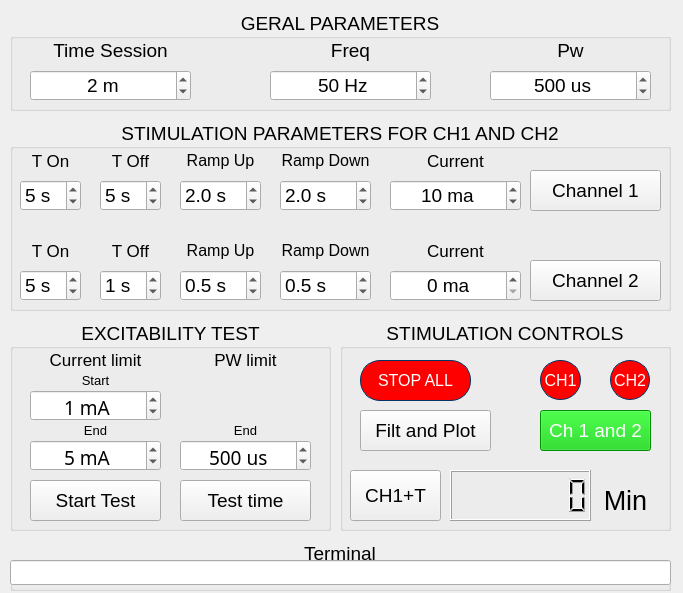
<?xml version="1.0" encoding="UTF-8"?>
<ui version="4.0">
 <author>Meduag</author>
 <class>MainWindow</class>
 <widget class="QMainWindow" name="MainWindow">
  <property name="geometry">
   <rect>
    <x>0</x>
    <y>0</y>
    <width>683</width>
    <height>593</height>
   </rect>
  </property>
  <property name="font">
   <font>
    <family>Arial</family>
    <pointsize>14</pointsize>
   </font>
  </property>
  <property name="windowTitle">
   <string>Estimulema V0.9 R5</string>
  </property>
  <property name="windowIcon">
   <iconset>
    <normaloff>../../../Users/medua/.designer/backup/imagenes/Logo Estimulema ico.png</normaloff>../../../Users/medua/.designer/backup/imagenes/Logo Estimulema ico.png</iconset>
  </property>
  <widget class="QWidget" name="centralwidget">
   <widget class="QGroupBox" name="groupBox">
    <property name="geometry">
     <rect>
      <x>340</x>
      <y>320</y>
      <width>331</width>
      <height>211</height>
     </rect>
    </property>
    <property name="title">
     <string>STIMULATION CONTROLS</string>
    </property>
    <property name="alignment">
     <set>Qt::AlignCenter</set>
    </property>
    <widget class="QPushButton" name="pushButton_sp">
     <property name="geometry">
      <rect>
       <x>20</x>
       <y>40</y>
       <width>111</width>
       <height>41</height>
      </rect>
     </property>
     <property name="font">
      <font>
       <pointsize>12</pointsize>
       <weight>50</weight>
       <bold>false</bold>
      </font>
     </property>
     <property name="styleSheet">
      <string notr="true">border-style: solid;
border-width: 1px;
border-color: rgb(0, 51, 102);
background-color: rgb(255, 0, 0);
color: rgb(255, 255, 255);
border-radius: 20px;</string>
     </property>
     <property name="text">
      <string>STOP ALL</string>
     </property>
    </widget>
    <widget class="QPushButton" name="pushButton_sp_ch1">
     <property name="geometry">
      <rect>
       <x>200</x>
       <y>40</y>
       <width>41</width>
       <height>40</height>
      </rect>
     </property>
     <property name="font">
      <font>
       <pointsize>12</pointsize>
       <weight>50</weight>
       <bold>false</bold>
      </font>
     </property>
     <property name="styleSheet">
      <string notr="true">border-style: solid;
border-width: 1px;
border-color: rgb(0, 51, 102);
background-color: rgb(255, 0, 0);
color: rgb(255, 255, 255);
border-radius: 20px;</string>
     </property>
     <property name="text">
      <string>CH1</string>
     </property>
    </widget>
    <widget class="QPushButton" name="pushButton_sp_ch2">
     <property name="geometry">
      <rect>
       <x>270</x>
       <y>40</y>
       <width>40</width>
       <height>40</height>
      </rect>
     </property>
     <property name="font">
      <font>
       <pointsize>12</pointsize>
       <weight>50</weight>
       <bold>false</bold>
      </font>
     </property>
     <property name="styleSheet">
      <string notr="true">border-style: solid;
border-width: 1px;
border-color: rgb(0, 51, 102);
background-color: rgb(255, 0, 0);
color: rgb(255, 255, 255);
border-radius: 20px;</string>
     </property>
     <property name="text">
      <string>CH2</string>
     </property>
    </widget>
    <widget class="QPushButton" name="pushButton_ch1_ch2">
     <property name="geometry">
      <rect>
       <x>200</x>
       <y>90</y>
       <width>111</width>
       <height>41</height>
      </rect>
     </property>
     <property name="styleSheet">
      <string notr="true">background-color: rgb(0, 200, 0);
font: 75 14pt &quot;Arial&quot;;
color: rgb(255, 255, 255);</string>
     </property>
     <property name="text">
      <string>Ch 1 and 2</string>
     </property>
    </widget>
    <widget class="QPushButton" name="pushButton_fil_plot">
     <property name="geometry">
      <rect>
       <x>20</x>
       <y>90</y>
       <width>131</width>
       <height>41</height>
      </rect>
     </property>
     <property name="text">
      <string>Filt and Plot</string>
     </property>
    </widget>
    <widget class="QLCDNumber" name="lcdNumber">
     <property name="geometry">
      <rect>
       <x>110</x>
       <y>150</y>
       <width>141</width>
       <height>51</height>
      </rect>
     </property>
     <property name="layoutDirection">
      <enum>Qt::LeftToRight</enum>
     </property>
     <property name="digitCount">
      <number>7</number>
     </property>
     <property name="segmentStyle">
      <enum>QLCDNumber::Filled</enum>
     </property>
     <property name="intValue" stdset="0">
      <number>0</number>
     </property>
    </widget>
    <widget class="QLabel" name="label_19">
     <property name="geometry">
      <rect>
       <x>260</x>
       <y>160</y>
       <width>51</width>
       <height>41</height>
      </rect>
     </property>
     <property name="font">
      <font>
       <pointsize>20</pointsize>
      </font>
     </property>
     <property name="text">
      <string>Min</string>
     </property>
     <property name="alignment">
      <set>Qt::AlignCenter</set>
     </property>
    </widget>
    <widget class="QPushButton" name="pushButton_ch1_rh">
     <property name="geometry">
      <rect>
       <x>10</x>
       <y>150</y>
       <width>91</width>
       <height>51</height>
      </rect>
     </property>
     <property name="text">
      <string>CH1+T</string>
     </property>
    </widget>
   </widget>
   <widget class="QGroupBox" name="groupBox_2">
    <property name="geometry">
     <rect>
      <x>10</x>
      <y>320</y>
      <width>321</width>
      <height>211</height>
     </rect>
    </property>
    <property name="title">
     <string>EXCITABILITY TEST</string>
    </property>
    <property name="alignment">
     <set>Qt::AlignCenter</set>
    </property>
    <widget class="QLabel" name="label_2">
     <property name="geometry">
      <rect>
       <x>170</x>
       <y>30</y>
       <width>131</width>
       <height>20</height>
      </rect>
     </property>
     <property name="font">
      <font>
       <pointsize>13</pointsize>
      </font>
     </property>
     <property name="text">
      <string>PW limit</string>
     </property>
     <property name="alignment">
      <set>Qt::AlignCenter</set>
     </property>
    </widget>
    <widget class="QSpinBox" name="spinBox_limit_ini_mA">
     <property name="geometry">
      <rect>
       <x>20</x>
       <y>70</y>
       <width>131</width>
       <height>31</height>
      </rect>
     </property>
     <property name="font">
      <font>
       <family>Segoe MDL2 Assets</family>
       <pointsize>14</pointsize>
      </font>
     </property>
     <property name="alignment">
      <set>Qt::AlignHCenter|Qt::AlignTop</set>
     </property>
     <property name="suffix">
      <string> mA</string>
     </property>
     <property name="maximum">
      <number>50</number>
     </property>
     <property name="value">
      <number>1</number>
     </property>
    </widget>
    <widget class="QSpinBox" name="spinBox_limit_pW">
     <property name="geometry">
      <rect>
       <x>170</x>
       <y>120</y>
       <width>131</width>
       <height>31</height>
      </rect>
     </property>
     <property name="font">
      <font>
       <family>Segoe MDL2 Assets</family>
       <pointsize>14</pointsize>
      </font>
     </property>
     <property name="alignment">
      <set>Qt::AlignHCenter|Qt::AlignTop</set>
     </property>
     <property name="suffix">
      <string> us</string>
     </property>
     <property name="minimum">
      <number>100</number>
     </property>
     <property name="maximum">
      <number>2000</number>
     </property>
     <property name="singleStep">
      <number>100</number>
     </property>
     <property name="value">
      <number>500</number>
     </property>
    </widget>
    <widget class="QPushButton" name="pushButton_rh">
     <property name="geometry">
      <rect>
       <x>20</x>
       <y>160</y>
       <width>131</width>
       <height>41</height>
      </rect>
     </property>
     <property name="font">
      <font>
       <pointsize>14</pointsize>
      </font>
     </property>
     <property name="text">
      <string>Start Test</string>
     </property>
    </widget>
    <widget class="QPushButton" name="pushButton_cr">
     <property name="geometry">
      <rect>
       <x>170</x>
       <y>160</y>
       <width>131</width>
       <height>41</height>
      </rect>
     </property>
     <property name="font">
      <font>
       <pointsize>14</pointsize>
      </font>
     </property>
     <property name="text">
      <string>Test time</string>
     </property>
    </widget>
    <widget class="QLabel" name="label">
     <property name="geometry">
      <rect>
       <x>20</x>
       <y>30</y>
       <width>131</width>
       <height>20</height>
      </rect>
     </property>
     <property name="font">
      <font>
       <pointsize>13</pointsize>
      </font>
     </property>
     <property name="text">
      <string>Current limit</string>
     </property>
     <property name="alignment">
      <set>Qt::AlignCenter</set>
     </property>
    </widget>
    <widget class="QSpinBox" name="spinBox_limit_fin_mA">
     <property name="geometry">
      <rect>
       <x>20</x>
       <y>120</y>
       <width>131</width>
       <height>31</height>
      </rect>
     </property>
     <property name="font">
      <font>
       <family>Segoe MDL2 Assets</family>
       <pointsize>14</pointsize>
      </font>
     </property>
     <property name="alignment">
      <set>Qt::AlignHCenter|Qt::AlignTop</set>
     </property>
     <property name="suffix">
      <string> mA</string>
     </property>
     <property name="maximum">
      <number>50</number>
     </property>
     <property name="value">
      <number>5</number>
     </property>
    </widget>
    <widget class="QLabel" name="label_10">
     <property name="geometry">
      <rect>
       <x>20</x>
       <y>50</y>
       <width>131</width>
       <height>20</height>
      </rect>
     </property>
     <property name="font">
      <font>
       <pointsize>10</pointsize>
      </font>
     </property>
     <property name="text">
      <string>Start</string>
     </property>
     <property name="alignment">
      <set>Qt::AlignCenter</set>
     </property>
    </widget>
    <widget class="QLabel" name="label_11">
     <property name="geometry">
      <rect>
       <x>20</x>
       <y>100</y>
       <width>131</width>
       <height>20</height>
      </rect>
     </property>
     <property name="font">
      <font>
       <pointsize>10</pointsize>
      </font>
     </property>
     <property name="text">
      <string>End</string>
     </property>
     <property name="alignment">
      <set>Qt::AlignCenter</set>
     </property>
    </widget>
    <widget class="QLabel" name="label_12">
     <property name="geometry">
      <rect>
       <x>170</x>
       <y>100</y>
       <width>131</width>
       <height>20</height>
      </rect>
     </property>
     <property name="font">
      <font>
       <pointsize>10</pointsize>
      </font>
     </property>
     <property name="text">
      <string>End</string>
     </property>
     <property name="alignment">
      <set>Qt::AlignCenter</set>
     </property>
    </widget>
   </widget>
   <widget class="QGroupBox" name="groupBox_3">
    <property name="geometry">
     <rect>
      <x>10</x>
      <y>120</y>
      <width>661</width>
      <height>191</height>
     </rect>
    </property>
    <property name="title">
     <string>STIMULATION PARAMETERS FOR CH1 AND CH2</string>
    </property>
    <property name="alignment">
     <set>Qt::AlignCenter</set>
    </property>
    <widget class="QSpinBox" name="spinBox_tf_2">
     <property name="geometry">
      <rect>
       <x>90</x>
       <y>150</y>
       <width>61</width>
       <height>31</height>
      </rect>
     </property>
     <property name="suffix">
      <string> s</string>
     </property>
     <property name="minimum">
      <number>0</number>
     </property>
     <property name="value">
      <number>1</number>
     </property>
    </widget>
    <widget class="QLabel" name="label_8">
     <property name="geometry">
      <rect>
       <x>170</x>
       <y>20</y>
       <width>81</width>
       <height>41</height>
      </rect>
     </property>
     <property name="font">
      <font>
       <pointsize>12</pointsize>
      </font>
     </property>
     <property name="text">
      <string>Ramp Up</string>
     </property>
     <property name="alignment">
      <set>Qt::AlignCenter</set>
     </property>
    </widget>
    <widget class="QLabel" name="label_14">
     <property name="geometry">
      <rect>
       <x>170</x>
       <y>110</y>
       <width>81</width>
       <height>41</height>
      </rect>
     </property>
     <property name="font">
      <font>
       <pointsize>12</pointsize>
      </font>
     </property>
     <property name="text">
      <string>Ramp Up</string>
     </property>
     <property name="alignment">
      <set>Qt::AlignCenter</set>
     </property>
    </widget>
    <widget class="QLabel" name="label_4">
     <property name="geometry">
      <rect>
       <x>10</x>
       <y>20</y>
       <width>61</width>
       <height>41</height>
      </rect>
     </property>
     <property name="font">
      <font>
       <pointsize>13</pointsize>
      </font>
     </property>
     <property name="text">
      <string>T On</string>
     </property>
     <property name="alignment">
      <set>Qt::AlignCenter</set>
     </property>
    </widget>
    <widget class="QSpinBox" name="spinBox_tn_1">
     <property name="geometry">
      <rect>
       <x>10</x>
       <y>60</y>
       <width>61</width>
       <height>31</height>
      </rect>
     </property>
     <property name="suffix">
      <string> s</string>
     </property>
     <property name="minimum">
      <number>1</number>
     </property>
     <property name="value">
      <number>5</number>
     </property>
    </widget>
    <widget class="QPushButton" name="pushButton_ch2">
     <property name="geometry">
      <rect>
       <x>520</x>
       <y>140</y>
       <width>131</width>
       <height>41</height>
      </rect>
     </property>
     <property name="text">
      <string>Channel 2</string>
     </property>
    </widget>
    <widget class="QLabel" name="label_5">
     <property name="geometry">
      <rect>
       <x>90</x>
       <y>20</y>
       <width>61</width>
       <height>41</height>
      </rect>
     </property>
     <property name="font">
      <font>
       <pointsize>13</pointsize>
      </font>
     </property>
     <property name="text">
      <string>T Off</string>
     </property>
     <property name="alignment">
      <set>Qt::AlignCenter</set>
     </property>
    </widget>
    <widget class="QSpinBox" name="spinBox_tf_1">
     <property name="geometry">
      <rect>
       <x>90</x>
       <y>60</y>
       <width>61</width>
       <height>31</height>
      </rect>
     </property>
     <property name="suffix">
      <string> s</string>
     </property>
     <property name="minimum">
      <number>0</number>
     </property>
     <property name="value">
      <number>5</number>
     </property>
    </widget>
    <widget class="QLabel" name="label_9">
     <property name="geometry">
      <rect>
       <x>380</x>
       <y>20</y>
       <width>131</width>
       <height>41</height>
      </rect>
     </property>
     <property name="font">
      <font>
       <pointsize>13</pointsize>
      </font>
     </property>
     <property name="text">
      <string>Current</string>
     </property>
     <property name="alignment">
      <set>Qt::AlignCenter</set>
     </property>
    </widget>
    <widget class="QSpinBox" name="spinBox_tn_2">
     <property name="geometry">
      <rect>
       <x>10</x>
       <y>150</y>
       <width>61</width>
       <height>31</height>
      </rect>
     </property>
     <property name="suffix">
      <string> s</string>
     </property>
     <property name="minimum">
      <number>1</number>
     </property>
     <property name="value">
      <number>5</number>
     </property>
    </widget>
    <widget class="QSpinBox" name="spinBox_ma_1">
     <property name="geometry">
      <rect>
       <x>380</x>
       <y>60</y>
       <width>131</width>
       <height>31</height>
      </rect>
     </property>
     <property name="alignment">
      <set>Qt::AlignCenter</set>
     </property>
     <property name="suffix">
      <string> ma</string>
     </property>
     <property name="maximum">
      <number>100</number>
     </property>
     <property name="singleStep">
      <number>1</number>
     </property>
     <property name="value">
      <number>10</number>
     </property>
    </widget>
    <widget class="QLabel" name="label_15">
     <property name="geometry">
      <rect>
       <x>90</x>
       <y>110</y>
       <width>61</width>
       <height>41</height>
      </rect>
     </property>
     <property name="font">
      <font>
       <pointsize>13</pointsize>
      </font>
     </property>
     <property name="text">
      <string>T Off</string>
     </property>
     <property name="alignment">
      <set>Qt::AlignCenter</set>
     </property>
    </widget>
    <widget class="QPushButton" name="pushButton_ch1">
     <property name="geometry">
      <rect>
       <x>520</x>
       <y>50</y>
       <width>131</width>
       <height>41</height>
      </rect>
     </property>
     <property name="text">
      <string>Channel 1</string>
     </property>
    </widget>
    <widget class="QLabel" name="label_16">
     <property name="geometry">
      <rect>
       <x>380</x>
       <y>110</y>
       <width>131</width>
       <height>41</height>
      </rect>
     </property>
     <property name="font">
      <font>
       <pointsize>13</pointsize>
      </font>
     </property>
     <property name="text">
      <string>Current</string>
     </property>
     <property name="alignment">
      <set>Qt::AlignCenter</set>
     </property>
    </widget>
    <widget class="QSpinBox" name="spinBox_ma_2">
     <property name="geometry">
      <rect>
       <x>380</x>
       <y>150</y>
       <width>131</width>
       <height>31</height>
      </rect>
     </property>
     <property name="alignment">
      <set>Qt::AlignCenter</set>
     </property>
     <property name="suffix">
      <string> ma</string>
     </property>
     <property name="maximum">
      <number>100</number>
     </property>
     <property name="singleStep">
      <number>1</number>
     </property>
     <property name="value">
      <number>0</number>
     </property>
    </widget>
    <widget class="QLabel" name="label_13">
     <property name="geometry">
      <rect>
       <x>10</x>
       <y>110</y>
       <width>61</width>
       <height>41</height>
      </rect>
     </property>
     <property name="font">
      <font>
       <pointsize>13</pointsize>
      </font>
     </property>
     <property name="text">
      <string>T On</string>
     </property>
     <property name="alignment">
      <set>Qt::AlignCenter</set>
     </property>
    </widget>
    <widget class="QDoubleSpinBox" name="spinBox_ri_1">
     <property name="geometry">
      <rect>
       <x>170</x>
       <y>60</y>
       <width>81</width>
       <height>31</height>
      </rect>
     </property>
     <property name="prefix">
      <string/>
     </property>
     <property name="suffix">
      <string> s</string>
     </property>
     <property name="decimals">
      <number>1</number>
     </property>
     <property name="maximum">
      <double>10.000000000000000</double>
     </property>
     <property name="singleStep">
      <double>0.500000000000000</double>
     </property>
     <property name="value">
      <double>2.000000000000000</double>
     </property>
    </widget>
    <widget class="QDoubleSpinBox" name="spinBox_ri_2">
     <property name="geometry">
      <rect>
       <x>170</x>
       <y>150</y>
       <width>81</width>
       <height>31</height>
      </rect>
     </property>
     <property name="prefix">
      <string/>
     </property>
     <property name="suffix">
      <string> s</string>
     </property>
     <property name="decimals">
      <number>1</number>
     </property>
     <property name="maximum">
      <double>10.000000000000000</double>
     </property>
     <property name="singleStep">
      <double>0.500000000000000</double>
     </property>
     <property name="value">
      <double>0.500000000000000</double>
     </property>
    </widget>
    <widget class="QDoubleSpinBox" name="spinBox_rf_2">
     <property name="geometry">
      <rect>
       <x>270</x>
       <y>150</y>
       <width>91</width>
       <height>31</height>
      </rect>
     </property>
     <property name="prefix">
      <string/>
     </property>
     <property name="suffix">
      <string> s</string>
     </property>
     <property name="decimals">
      <number>1</number>
     </property>
     <property name="maximum">
      <double>10.000000000000000</double>
     </property>
     <property name="singleStep">
      <double>0.500000000000000</double>
     </property>
     <property name="value">
      <double>0.500000000000000</double>
     </property>
    </widget>
    <widget class="QLabel" name="label_17">
     <property name="geometry">
      <rect>
       <x>270</x>
       <y>110</y>
       <width>91</width>
       <height>41</height>
      </rect>
     </property>
     <property name="font">
      <font>
       <pointsize>12</pointsize>
      </font>
     </property>
     <property name="text">
      <string>Ramp Down</string>
     </property>
     <property name="alignment">
      <set>Qt::AlignCenter</set>
     </property>
    </widget>
    <widget class="QDoubleSpinBox" name="spinBox_rf_1">
     <property name="geometry">
      <rect>
       <x>270</x>
       <y>60</y>
       <width>91</width>
       <height>31</height>
      </rect>
     </property>
     <property name="prefix">
      <string/>
     </property>
     <property name="suffix">
      <string> s</string>
     </property>
     <property name="decimals">
      <number>1</number>
     </property>
     <property name="maximum">
      <double>10.000000000000000</double>
     </property>
     <property name="singleStep">
      <double>0.500000000000000</double>
     </property>
     <property name="value">
      <double>2.000000000000000</double>
     </property>
    </widget>
    <widget class="QLabel" name="label_18">
     <property name="geometry">
      <rect>
       <x>270</x>
       <y>20</y>
       <width>91</width>
       <height>41</height>
      </rect>
     </property>
     <property name="font">
      <font>
       <pointsize>12</pointsize>
      </font>
     </property>
     <property name="text">
      <string>Ramp Down</string>
     </property>
     <property name="alignment">
      <set>Qt::AlignCenter</set>
     </property>
    </widget>
   </widget>
   <widget class="QGroupBox" name="groupBox_4">
    <property name="geometry">
     <rect>
      <x>10</x>
      <y>10</y>
      <width>661</width>
      <height>101</height>
     </rect>
    </property>
    <property name="title">
     <string>GERAL PARAMETERS</string>
    </property>
    <property name="alignment">
     <set>Qt::AlignCenter</set>
    </property>
    <widget class="QSpinBox" name="spinBox_ts">
     <property name="geometry">
      <rect>
       <x>20</x>
       <y>60</y>
       <width>161</width>
       <height>31</height>
      </rect>
     </property>
     <property name="alignment">
      <set>Qt::AlignCenter</set>
     </property>
     <property name="suffix">
      <string> m</string>
     </property>
     <property name="value">
      <number>2</number>
     </property>
    </widget>
    <widget class="QLabel" name="label_6">
     <property name="geometry">
      <rect>
       <x>260</x>
       <y>20</y>
       <width>161</width>
       <height>41</height>
      </rect>
     </property>
     <property name="font">
      <font>
       <pointsize>14</pointsize>
      </font>
     </property>
     <property name="text">
      <string>Freq</string>
     </property>
     <property name="alignment">
      <set>Qt::AlignCenter</set>
     </property>
    </widget>
    <widget class="QSpinBox" name="spinBox_f">
     <property name="geometry">
      <rect>
       <x>260</x>
       <y>60</y>
       <width>161</width>
       <height>31</height>
      </rect>
     </property>
     <property name="alignment">
      <set>Qt::AlignCenter</set>
     </property>
     <property name="suffix">
      <string> Hz</string>
     </property>
     <property name="minimum">
      <number>1</number>
     </property>
     <property name="maximum">
      <number>300</number>
     </property>
     <property name="singleStep">
      <number>1</number>
     </property>
     <property name="value">
      <number>50</number>
     </property>
    </widget>
    <widget class="QLabel" name="label_7">
     <property name="geometry">
      <rect>
       <x>480</x>
       <y>20</y>
       <width>161</width>
       <height>41</height>
      </rect>
     </property>
     <property name="font">
      <font>
       <pointsize>14</pointsize>
      </font>
     </property>
     <property name="text">
      <string>Pw</string>
     </property>
     <property name="alignment">
      <set>Qt::AlignCenter</set>
     </property>
    </widget>
    <widget class="QLabel" name="label_3">
     <property name="geometry">
      <rect>
       <x>20</x>
       <y>20</y>
       <width>161</width>
       <height>41</height>
      </rect>
     </property>
     <property name="text">
      <string>Time Session</string>
     </property>
     <property name="alignment">
      <set>Qt::AlignCenter</set>
     </property>
    </widget>
    <widget class="QSpinBox" name="spinBox_pw">
     <property name="geometry">
      <rect>
       <x>480</x>
       <y>60</y>
       <width>161</width>
       <height>31</height>
      </rect>
     </property>
     <property name="alignment">
      <set>Qt::AlignCenter</set>
     </property>
     <property name="suffix">
      <string> us</string>
     </property>
     <property name="minimum">
      <number>20</number>
     </property>
     <property name="maximum">
      <number>5000</number>
     </property>
     <property name="singleStep">
      <number>50</number>
     </property>
     <property name="value">
      <number>500</number>
     </property>
    </widget>
   </widget>
   <widget class="QGroupBox" name="groupBox_5">
    <property name="geometry">
     <rect>
      <x>10</x>
      <y>540</y>
      <width>661</width>
      <height>51</height>
     </rect>
    </property>
    <property name="title">
     <string>Terminal</string>
    </property>
    <property name="alignment">
     <set>Qt::AlignCenter</set>
    </property>
    <property name="flat">
     <bool>true</bool>
    </property>
    <widget class="QLineEdit" name="lineEdit_terminal">
     <property name="geometry">
      <rect>
       <x>0</x>
       <y>20</y>
       <width>661</width>
       <height>25</height>
      </rect>
     </property>
    </widget>
   </widget>
  </widget>
 </widget>
 <resources/>
 <connections/>
</ui>
